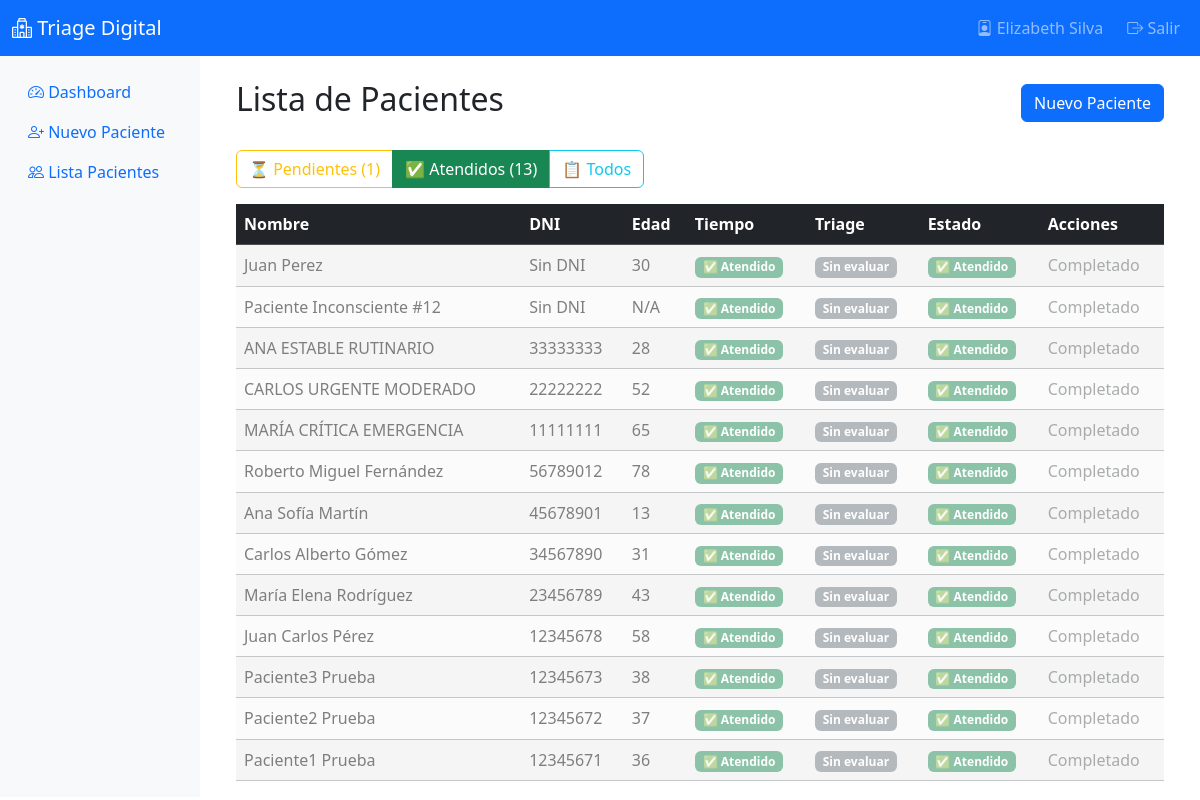
Page /triage/paciente/lista/?estado=atendidos (signed in) on the earlier database version.
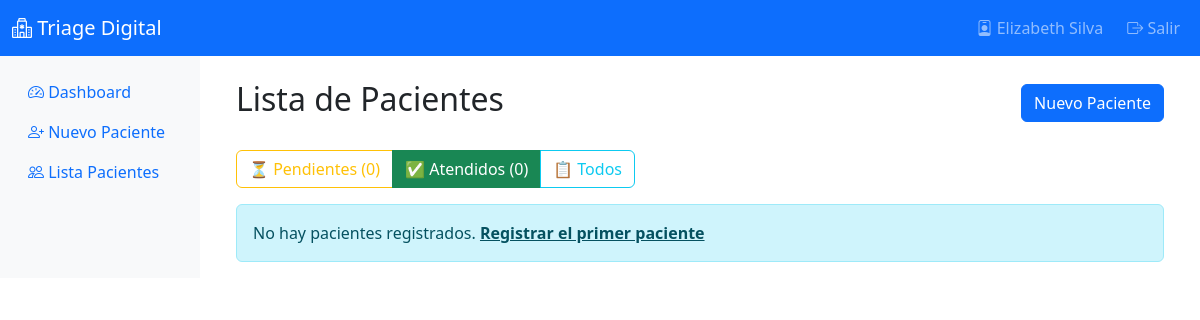
Same page on the later database version.
### apps/patients/models.py (models this page shows, shortened)
class Paciente(models.Model):
    dni_validator = RegexValidator(
        regex=r'^\d{7,8}$',
        message='El DNI debe tener entre 7 y 8 dígitos.'
    )
    nombre = models.CharField(
        max_length=100,
        blank=True,
        null=True,
        verbose_name="Nombre",
        help_text="Nombre del paciente (opcional para pacientes inconscientes)"
    )
    apellido = models.CharField(
        max_length=100,
        blank=True,
        null=True,
        verbose_name="Apellido",
        help_text="Apellido del paciente (opcional para pacientes inconscientes)"
    )
    dni = models.CharField(
        max_length=8,
        unique=True,
        blank=True,
        null=True,
        validators=[dni_validator],
        verbose_name="DNI",
        help_text="Documento Nacional de Identidad (opcional para pacientes inconscientes)"
    )
    edad = models.PositiveIntegerField(
        blank=True,
        null=True,
        verbose_name="Edad",
        help_text="Edad del paciente en años (opcional para pacientes inconscientes)"
    )
    motivo_consulta = models.TextField(
        verbose_name="Motivo de consulta",
        help_text="Descripción del motivo por el cual consulta el paciente"
    )
    fecha_ingreso = models.DateTimeField(
        default=timezone.now,
        verbose_name="Fecha de ingreso",
        help_text="Fecha y hora en que el paciente ingresó al sistema"
    )
    ESTADO_CHOICES = [
        ('ESPERANDO', '⏳ Esperando atención'),
        ('EN_ATENCION', '👩‍⚕️ En atención'),
        ('ATENDIDO', '✅ Atendido'),
        ('DERIVADO', '🏥 Derivado'),
    ]
    estado_atencion = models.CharField(
        max_length=12,
        choices=ESTADO_CHOICES,
        default='ESPERANDO',
        verbose_name="Estado de Atención",
        help_text="Estado actual del paciente en el proceso de atención"
    )
    fecha_atencion = models.DateTimeField(
        null=True,
        blank=True,
        verbose_name="Fecha de Atención",
        help_text="Momento en que fue atendido el paciente"
    )
    activo = models.BooleanField(
        default=True,
        verbose_name="Activo",
        help_text="Indica si el paciente está actualmente en el sistema"
    )
    class Meta:
        verbose_name = "Paciente"
        verbose_name_plural = "Pacientes"
        ordering = ['-fecha_ingreso']  # Más recientes primero
    @property
    def nombre_completo(self):
        if self.nombre and self.apellido:
            return f"{self.nombre} {self.apellido}"
        elif self.nombre:
            return self.nombre
        elif self.apellido:
            return self.apellido
        elif self.dni:
            return f"Paciente DNI: {self.dni}"
        else:
            return f"Paciente Inconsciente #{self.id}"
    @property
    def tiempo_espera(self):
        if self.estado_atencion == 'ATENDIDO':
            return "✅ Atendido"
    def es_critico(self):
        ultimo_triage = self.signos_vitales.first()
        return False

### apps/triage/views.py (the view)
# urls.py: path('paciente/lista/', views.lista_pacientes, name='lista_pacientes'),
@login_required
def lista_pacientes(request):
    estado_filtro = request.GET.get('estado', 'pendientes')
    if estado_filtro == 'todos':
        filtro_estado = {}
    elif estado_filtro == 'atendidos':
        filtro_estado = {'estado_atencion': 'ATENDIDO'}
    else:  # pendientes
        filtro_estado = {'estado_atencion__in': ['ESPERANDO', 'EN_ATENCION']}
    pacientes_query = Paciente.objects.filter(
        activo=True,
        **filtro_estado
    ).prefetch_related(
        Prefetch(
            'signos_vitales',
            queryset=SignosVitales.objects.select_related('profesional__user').order_by('-fecha_hora')
        )
    ).order_by('-fecha_ingreso')
    context = {
        'pacientes': pacientes_query,
        'estado_filtro': estado_filtro,
        'total_pendientes': Paciente.objects.filter(activo=True, estado_atencion__in=['ESPERANDO', 'EN_ATENCION']).count(),
        'total_atendidos': Paciente.objects.filter(activo=True, estado_atencion='ATENDIDO').count(),
    }
    return render(request, 'triage/lista_pacientes.html', context)

### apps/triage/templates/triage/lista_pacientes.html (shortened to what this page needs)
{% extends "triage/base.html" %}
{% block content %}
<div class="container mt-4">
    <div class="row">
        <div class="col-12">
            <div class="d-flex justify-content-between align-items-center mb-4">
                <h2> Lista de Pacientes</h2>
                <div>
                    <a href="{% url 'triage:registrar_paciente' %}" class="btn btn-primary">
                         Nuevo Paciente
                    </a>
                </div>
            </div>
            <div class="row mb-3">
                <div class="col-12">
                    <div class="btn-group" role="group">
                        <a href="?estado=pendientes" class="btn {% if estado_filtro == 'pendientes' %}btn-warning{% else %}btn-outline-warning{% endif %}">
                            ⏳ Pendientes ({{ total_pendientes }})
                        </a>
                        <a href="?estado=atendidos" class="btn {% if estado_filtro == 'atendidos' %}btn-success{% else %}btn-outline-success{% endif %}">
                            ✅ Atendidos ({{ total_atendidos }})
                        </a>
                        <a href="?estado=todos" class="btn {% if estado_filtro == 'todos' %}btn-info{% else %}btn-outline-info{% endif %}">
                            📋 Todos
                        </a>
                    </div>
                </div>
            </div>
            {% if pacientes %}
                <div class="table-responsive">
                    <table class="table table-striped table-hover">
                        <thead class="table-dark">
                            <tr>
                                <th>Nombre</th>
                                <th>DNI</th>
                                <th>Edad</th>
                                <th>Tiempo</th>
                                <th>Triage</th>
                                <th>Estado</th>
                                <th>Acciones</th>
                            </tr>
                        </thead>
                        <tbody>
                            {% for paciente in pacientes %}
                            <tr id="paciente-{{ paciente.id }}" {% if paciente.estado_atencion == 'ATENDIDO' %}class="table-light opacity-50"{% endif %}>
                                <td>
                                    {{ paciente.nombre_completo }}
                                </td>
                                <td>{{ paciente.dni|default:"Sin DNI" }}</td>
                                <td>{{ paciente.edad|default:"N/A" }}</td>
                                <td>
                                    <span class="badge {% if paciente.estado_atencion == 'ESPERANDO' %}bg-warning{% else %}bg-success{% endif %}">
                                        {{ paciente.tiempo_espera }}
                                    </span>
                                </td>
                                <td>
                                    {% if paciente.signos_vitales.first %}
                                        {% with ultimo_triage=paciente.signos_vitales.first.calcular_puntaje_news %}
                                            <span class="badge triage-{{ ultimo_triage.categoria|lower }}">
                                                {{ ultimo_triage.categoria }}
                                            </span>
                                        {% endwith %}
                                    {% else %}
                                        <span class="badge bg-secondary">Sin evaluar</span>
                                    {% endif %}
                                </td>
                                <td>
                                    <span class="badge {% if paciente.estado_atencion == 'ATENDIDO' %}bg-success{% elif paciente.estado_atencion == 'EN_ATENCION' %}bg-info{% else %}bg-warning{% endif %}">
                                        {{ paciente.get_estado_atencion_display }}
                                    </span>
                                </td>
                                <td>
                                    {% if paciente.estado_atencion != 'ATENDIDO' %}
                                        <div class="btn-group" role="group">
                                            <a href="{% url 'triage:cargar_signos' paciente.id %}" class="btn btn-sm btn-primary">
                                                <i class="fas fa-stethoscope"></i>
                                            </a>
                                            <button onclick="marcarAtendido({{ paciente.id }})" class="btn btn-sm btn-success" title="Marcar como atendido">
                                                <i class="fas fa-check"></i>
                                            </button>
                                        </div>
                                    {% else %}
                                        <span class="text-muted">Completado</span>
                                    {% endif %}
                                </td>
                            </tr>
                            {% endfor %}
                        </tbody>
                    </table>
                </div>
            {% else %}
                <div class="alert alert-info">
                    No hay pacientes registrados.
                    <a href="{% url 'triage:registrar_paciente' %}" class="alert-link">Registrar el primer paciente</a>
                </div>
            {% endif %}
        </div>
    </div>
</div>
{% endblock %}

### apps/triage/templates/triage/base.html (shortened to what this page needs)
<!DOCTYPE html>
<html lang="es">
<head>
    <link href="https://cdn.jsdelivr.net/npm/bootstrap@5.3.2/dist/css/bootstrap.min.css" rel="stylesheet">
    <link href="https://cdn.jsdelivr.net/npm/bootstrap-icons@1.11.1/font/bootstrap-icons.css" rel="stylesheet">
</head>
<body>
    <nav class="navbar navbar-expand-lg navbar-dark bg-primary">
        <div class="container-fluid">
            <a class="navbar-brand" href="{% url 'triage:dashboard' %}">
                <i class="bi bi-hospital"></i> Triage Digital
            </a>
            {% if user.is_authenticated %}
            <div class="navbar-nav ms-auto">
                <span class="navbar-text me-3">
                    <i class="bi bi-person-badge"></i> {{ user.get_full_name|default:user.username }}
                </span>
                <a class="nav-link" href="{% url 'logout' %}">
                    <i class="bi bi-box-arrow-right"></i> Salir
                </a>
            </div>
            {% endif %}
        </div>
    </nav>
    <div class="container-fluid">
        <div class="row">
            {% if user.is_authenticated %}
            <nav class="col-md-2 d-md-block bg-light sidebar">
                <div class="position-sticky pt-3">
                    <ul class="nav flex-column">
                        <li class="nav-item">
                            <a class="nav-link" href="{% url 'triage:dashboard' %}">
                                <i class="bi bi-speedometer2"></i> Dashboard
                            </a>
                        </li>
                        <li class="nav-item">
                            <a class="nav-link" href="{% url 'triage:registrar_paciente' %}">
                                <i class="bi bi-person-plus"></i> Nuevo Paciente
                            </a>
                        </li>
                        <li class="nav-item">
                            <a class="nav-link" href="{% url 'triage:lista_pacientes' %}">
                                <i class="bi bi-people"></i> Lista Pacientes
                            </a>
                        </li>
                    </ul>
                </div>
            </nav>
            {% endif %}
            <main class="{% if user.is_authenticated %}col-md-10 ms-sm-auto{% else %}col-12{% endif %} px-md-4">
                {% block content %}
                {% endblock %}
            </main>
        </div>
    </div>
</body>
</html>

Differences in the rows shown:
removed Paciente: nombre_completo "Juan Perez", dni "Sin DNI", edad "30", tiempo_espera "✅ Atendido", shows "Sin evaluar", estado_atencion "✅ Atendido", shows "Completado"
removed Paciente: nombre_completo "Paciente Inconsciente #12", dni "Sin DNI", edad "N/A", tiempo_espera "✅ Atendido", shows "Sin evaluar", estado_atencion "✅ Atendido", shows "Completado"
removed Paciente: nombre_completo "ANA ESTABLE RUTINARIO", dni "33333333", edad "28", tiempo_espera "✅ Atendido", shows "Sin evaluar", estado_atencion "✅ Atendido", shows "Completado"
removed Paciente: nombre_completo "CARLOS URGENTE MODERADO", dni "22222222", edad "52", tiempo_espera "✅ Atendido", shows "Sin evaluar", estado_atencion "✅ Atendido", shows "Completado"
removed Paciente: nombre_completo "MARÍA CRÍTICA EMERGENCIA", dni "11111111", edad "65", tiempo_espera "✅ Atendido", shows "Sin evaluar", estado_atencion "✅ Atendido", shows "Completado"
removed Paciente: nombre_completo "Roberto Miguel Fernández", dni "56789012", edad "78", tiempo_espera "✅ Atendido", shows "Sin evaluar", estado_atencion "✅ Atendido", shows "Completado"
removed Paciente: nombre_completo "Ana Sofía Martín", dni "45678901", edad "13", tiempo_espera "✅ Atendido", shows "Sin evaluar", estado_atencion "✅ Atendido", shows "Completado"
removed Paciente: nombre_completo "Carlos Alberto Gómez", dni "34567890", edad "31", tiempo_espera "✅ Atendido", shows "Sin evaluar", estado_atencion "✅ Atendido", shows "Completado"
removed Paciente: nombre_completo "María Elena Rodríguez", dni "23456789", edad "43", tiempo_espera "✅ Atendido", shows "Sin evaluar", estado_atencion "✅ Atendido", shows "Completado"
removed Paciente: nombre_completo "Juan Carlos Pérez", dni "12345678", edad "58", tiempo_espera "✅ Atendido", shows "Sin evaluar", estado_atencion "✅ Atendido", shows "Completado"
removed Paciente: nombre_completo "Paciente3 Prueba", dni "12345673", edad "38", tiempo_espera "✅ Atendido", shows "Sin evaluar", estado_atencion "✅ Atendido", shows "Completado"
removed Paciente: nombre_completo "Paciente2 Prueba", dni "12345672", edad "37", tiempo_espera "✅ Atendido", shows "Sin evaluar", estado_atencion "✅ Atendido", shows "Completado"
removed Paciente: nombre_completo "Paciente1 Prueba", dni "12345671", edad "36", tiempo_espera "✅ Atendido", shows "Sin evaluar", estado_atencion "✅ Atendido", shows "Completado"
Other differences:
{{ total_pendientes }}: "1" → "0"
{{ total_atendidos }}: "13" → "0"
text no longer shown: "Nombre DNI Edad Tiempo Triage Estado Acciones"
text now shown: "No hay pacientes registrados. Registrar el primer paciente"
